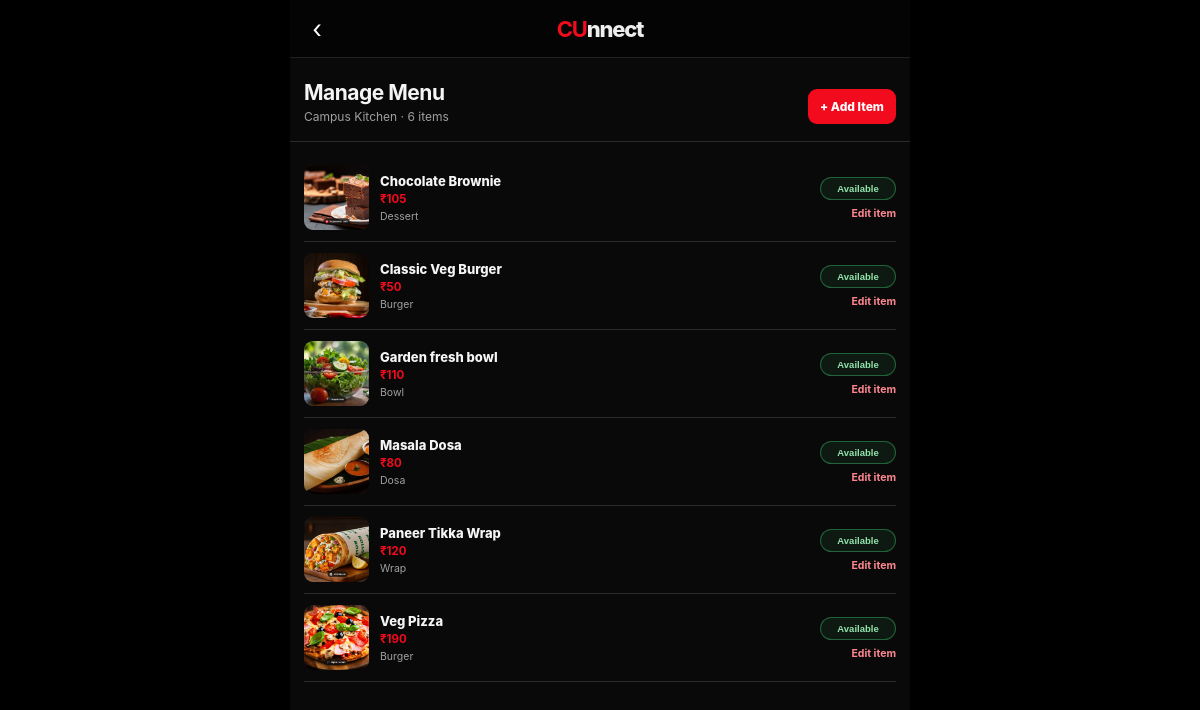
/vendor/menu/ (signed in), run on the app's committed database.
### myapp/models.py (models this page shows, shortened)
class VendorProfile(models.Model):
    VENDOR_TYPE_CHOICES = [
        ("food", "Food Vendor"),
        ("printout", "Printout Vendor"),
        ("hostel", "Hostel Essentials Vendor"),
    ]
    user = models.OneToOneField(
        User,
        on_delete=models.CASCADE,
        related_name="vendor_profile"
    )
    business_name = models.CharField(max_length=150)
    vendor_type = models.CharField(
        max_length=30,
        default="food"
    )
    kitchen_open = models.BooleanField(default=True)
    phone = models.CharField(
        max_length=15,
        unique=True,
        null=True,
        blank=True
    )
    bw_price_per_page = models.DecimalField(
        max_digits=6,
        decimal_places=2,
        default=1.00
    )
    color_price_per_page = models.DecimalField(
        max_digits=6,
        decimal_places=2,
        default=5.00
    )
    is_approved = models.BooleanField(default=False)
    is_active = models.BooleanField(default=True)
    upi_id = models.CharField(max_length=120, blank=True, default="")
    upi_qr_image = models.ImageField(
        upload_to="vendor_qr/", blank=True, null=True)
    logo = models.ImageField(
        upload_to="vendor_logo/", blank=True, null=True)
    store_description = models.TextField(blank=True, default="")

### food/models.py (models this page shows, shortened)
class FoodItem(models.Model):
    CATEGORY_CHOICES = [
        ("wrap", "Wrap"),
        ("burger", "Burger"),
        ("dosa", "Dosa"),
        ("pasta", "Pasta"),
        ("bowl", "Bowl"),
        ("dessert", "Dessert"),
    ]
    name = models.CharField(max_length=100)
    price = models.DecimalField(
        max_digits=6,
        decimal_places=2
    )
    description = models.CharField(max_length=250)
    image = models.ImageField(
        upload_to="food_images/",
        blank=True,
        null=True
    )
    category = models.CharField(
        max_length=20,
        choices=CATEGORY_CHOICES,
        default="wrap"
    )
    vendor = models.ForeignKey(
        "myapp.VendorProfile",
        on_delete=models.SET_NULL,
        null=True,
        blank=True,
        related_name="food_items"
    )
    is_available = models.BooleanField(default=True)
    is_veg = models.BooleanField(default=True)
    stock = models.IntegerField(default=0)
    created_at = models.DateTimeField(
        auto_now_add=True,
        null=True,
        blank=True
    )
    class Meta:
        ordering = ["name"]

### myapp/views.py (the view)
# urls.py: path("vendor/menu/", views.vendor_menu),
@vendor_required
def vendor_menu(request):
    vendor = request.user.vendor_profile
    menu_items = FoodItem.objects.filter(vendor=vendor)
    return render(request, "food/vendor_menu.html", {
        "vendor": vendor,
        "menu_items": menu_items,
    })

### food/templates/food/vendor_menu.html (shortened to what this page needs)
<!DOCTYPE html>
<html lang="en">
<head>
</head>
<body>
  <main class="app">
    <header class="header">
      <a class="back" href="{% url 'vendor_dashboard' %}" aria-label="Back to dashboard">‹</a>
      <div class="brand"><strong>CU</strong>nnect</div>
    </header>
    <section class="page-top">
      <div><h1>Manage Menu</h1><p>{{ vendor.business_name }} · {{ menu_items|length }} item{{ menu_items|length|pluralize }}</p></div>
      <a class="add-btn" href="{% url 'vendor_add_item' %}">+ Add Item</a>
    </section>
    {% if menu_items %}
    <section class="menu-list">
      {% for item in menu_items %}
      <article class="menu-item">
        {% if item.image %}
          <img class="item-image" src="{{ item.image.url }}" alt="{{ item.name }}">
        {% else %}
          <div class="item-image"></div>
        {% endif %}
        <div class="item-copy">
          <div class="item-name">{{ item.name }}</div>
          <div class="item-meta">₹{{ item.price|floatformat:0 }}</div>
          <div class="item-category">{{ item.get_category_display }}</div>
        </div>
        <div class="item-actions">
          <form class="status-form" method="post" action="{% url 'vendor_toggle_item' item.id %}">
            <button class="status-btn {% if item.is_available %}available{% endif %}" type="submit">
              {% if item.is_available %}Available{% else %}Unavailable{% endif %}
            </button>
          </form>
          <a class="edit-link" href="{% url 'vendor_edit_item' item.id %}">Edit item</a>
        </div>
      </article>
      {% endfor %}
    </section>
    {% else %}
    <section class="empty"><strong>No menu items yet</strong>Add your first food item for students to see it in the Food menu.</section>
    {% endif %}
  </main>
</body>
</html>

### food/templates/food/vendor_menu.html (style rules this page uses)
:root { --bg:#090909; --panel:#151515; --line:#2b2b2b; --red:#f10b1d; --green:#38b765; --muted:#a0a0a0; }
* { box-sizing:border-box; }
html,body { min-height:100%; margin:0; }
body { background:#000; color:#f5f5f5; font-family:-apple-system,BlinkMacSystemFont,"Segoe UI",Roboto,Arial,sans-serif; }
.app { width:100%; max-width:620px; min-height:100vh; margin:0 auto; padding-bottom:30px; background:var(--bg); }
.header { position:sticky; top:0; z-index:5; height:58px; display:grid; grid-template-columns:42px 1fr 42px; align-items:center; padding:0 9px; border-bottom:1px solid #202020; background:rgba(5,5,5,.98); }
.back { width:36px; height:36px; display:grid; place-items:center; border-radius:50%; color:#fff; font-size:25px; text-decoration:none; }
.brand { justify-self:center; color:#eee; font-size:22px; font-weight:850; letter-spacing:-1.2px; }
.brand strong { color:var(--red); }
.page-top { display:flex; align-items:flex-end; justify-content:space-between; gap:12px; padding:22px 14px 17px; border-bottom:1px solid var(--line); }
h1 { margin:0 0 4px; font-size:21px; letter-spacing:-.5px; }
.page-top p { margin:0; color:var(--muted); font-size:12px; }
.add-btn { display:inline-flex; align-items:center; justify-content:center; min-height:35px; padding:0 12px; border-radius:9px; background:var(--red); color:#fff; font-size:12px; font-weight:800; text-decoration:none; white-space:nowrap; }
.menu-list { padding:12px 14px; }
.menu-item { display:flex; align-items:center; gap:11px; min-height:88px; padding:11px 0; border-bottom:1px solid var(--line); }
.item-image { width:65px; height:65px; flex:0 0 65px; border-radius:9px; background:#222; object-fit:cover; }
.item-copy { min-width:0; flex:1; }
.item-name { overflow:hidden; font-size:13px; font-weight:800; text-overflow:ellipsis; white-space:nowrap; }
.item-meta { margin-top:3px; color:var(--red); font-size:11.5px; font-weight:700; }
.item-category { margin-top:4px; color:var(--muted); font-size:10.5px; text-transform:capitalize; }
.item-actions { display:grid; justify-items:end; gap:7px; }
.status-form { margin:0; }
.status-btn { min-width:76px; padding:5px 7px; border:1px solid #3c3c3c; border-radius:99px; background:#151515; color:#aaa; cursor:pointer; font-size:9.5px; font-weight:800; }
.status-btn.available { border-color:rgba(56,183,101,.48); background:rgba(56,183,101,.09); color:#93e4ae; }
.edit-link { color:#ff8791; font-size:10.5px; font-weight:750; text-decoration:none; }

### data on the page
VendorProfile: business_name "Campus Kitchen"
FoodItem: image (picture), name "Chocolate Brownie", price "105", category "Dessert", is_available "Available"
FoodItem: image (picture), name "Classic Veg Burger", price "50", category "Burger", is_available "Available"
FoodItem: image (picture), name "Garden fresh bowl", price "110", category "Bowl", is_available "Available"
FoodItem: image (picture), name "Masala Dosa", price "80", category "Dosa", is_available "Available"
FoodItem: image (picture), name "Paneer Tikka Wrap", price "120", category "Wrap", is_available "Available"
FoodItem: image (picture), name "Veg Pizza", price "190", category "Burger", is_available "Available"

### other printed values
{{ menu_items|length }} "6"
